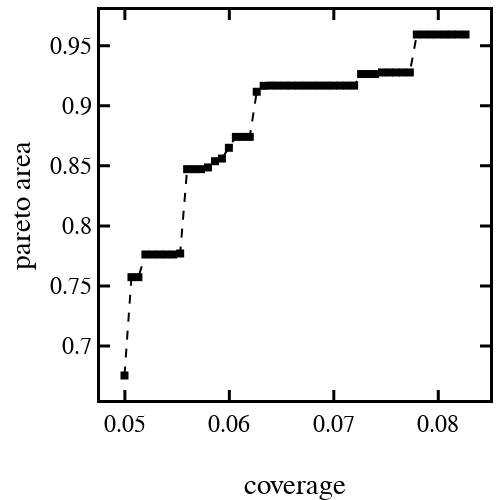

Notebook code cell kept with this figure:
### Code cell
area_global = area_under_pareto(pareto_points, pareto_points)
pareto_area_list = [area_global/area_under_pareto(pareto_list[gen], pareto_points)  for gen in range(tot_gen)]
coverage_list = [len(known_list[gen])*1./len(df) for gen in range(tot_gen)]
plot_pareto_area(coverage_list, pareto_area_list,
                 figname=basepath+'area_under_pareto.pdf', show=True)
with open(basepath + "coverage_list.pkl", 'wb') as fo:
    pickle.dump(coverage_list, fo)
with open(basepath + "pareto_area_list.pkl", 'wb') as fo:
    pickle.dump(pareto_area_list, fo)

### Figure 1 — Plotly figure (JSON) as saved in the notebook; plotly's stock layout.template omitted (floating-point values rounded to 4 significant figures)
{"data": [{"line": {"color": "black", "dash": "dash", "width": 2}, "marker": {"color": "black", "size": 8, "symbol": "square"}, "mode": "markers+lines", "opacity": 1, "type": "scatter", "uid": "88044c66-3149-49af-9fe8-6541d7429a4a", "x": [0.04996, 0.05063, 0.0513, 0.05196, 0.05263, 0.05329, 0.05396, 0.05463, 0.05529, 0.05596, 0.05663, 0.05729, 0.05796, 0.05862, 0.05929, 0.05996, 0.06062, 0.06129, 0.06195, 0.06262, 0.06329, 0.06395, 0.06462, 0.06529, 0.06595, 0.06662, 0.06728, 0.06795, 0.06862, 0.06928, 0.06995, 0.07061, 0.07128, 0.07195, 0.07261, 0.07328, 0.07395, 0.07461, 0.07528, 0.07594, 0.07661, 0.07728, 0.07794, 0.07861, 0.07928, 0.07994, 0.08061, 0.08127, 0.08194, 0.08261], "y": [0.6755, 0.7574, 0.7574, 0.7762, 0.7762, 0.7762, 0.7762, 0.7762, 0.7771, 0.8472, 0.8472, 0.8472, 0.8487, 0.8538, 0.8561, 0.865, 0.8741, 0.8741, 0.8741, 0.9116, 0.9166, 0.9168, 0.9168, 0.9168, 0.9168, 0.9168, 0.9168, 0.9168, 0.9168, 0.9168, 0.9168, 0.9168, 0.9168, 0.9168, 0.9264, 0.9264, 0.9264, 0.9277, 0.9277, 0.9277, 0.9277, 0.9277, 0.9593, 0.9593, 0.9593, 0.9593, 0.9593, 0.9593, 0.9593, 0.9593]}], "layout": {"font": {"color": "black", "family": "Helvetica", "size": 24}, "height": 500, "legend": {"bgcolor": "rgba(0,0,0,0)", "orientation": "v", "x": 0, "y": 1}, "margin": {"b": 100, "l": 100, "r": 10, "t": 10}, "showlegend": false, "width": 500, "xaxis": {"color": "black", "linewidth": 3, "mirror": "allticks", "showgrid": false, "showline": true, "ticklen": 10, "ticks": "inside", "tickwidth": 3, "title": {"text": "coverage"}, "type": "linear", "zeroline": false}, "yaxis": {"color": "black", "linewidth": 3, "mirror": "allticks", "showgrid": false, "showline": true, "ticklen": 10, "ticks": "inside", "tickwidth": 3, "title": {"text": "pareto area"}, "type": "linear", "zeroline": false}}}
